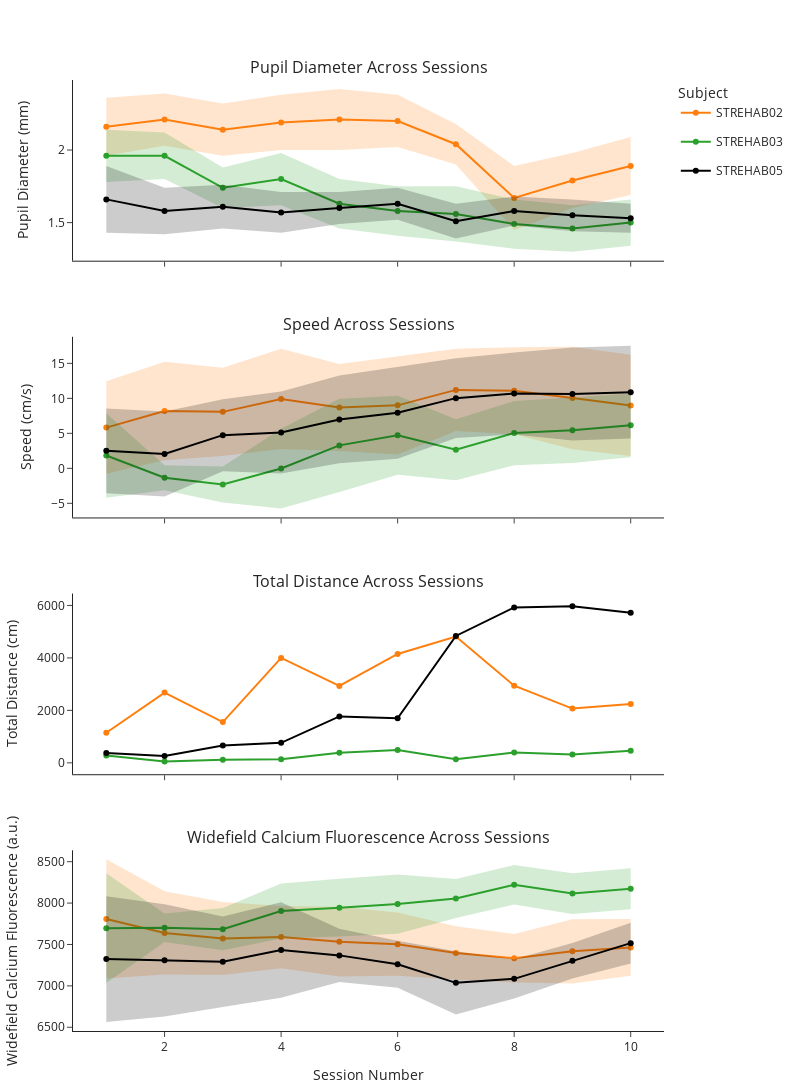

The cell this chart's notebook holds for it:
### Code cell
from plotly.subplots import make_subplots
import plotly.graph_objects as go
# reuse the manual subject→color map
subject_color_map = {
    'STREHAB01': '#1f77b4',
    'STREHAB02': '#ff7f0e',
    'STREHAB03': '#2ca02c',
    'STREHAB04': '#d62728',
    # …
}
n_metrics      = len(metric_map)
subplot_titles = [f"{info['label']} Across Sessions" for info in metric_map.values()]
x_axis_label   = "Session Number"
y_axis_labels  = [f"{info['label']} ({info['unit']})" for info in metric_map.values()]

fig = make_subplots(
    rows=n_metrics, cols=1,
    shared_xaxes=True, vertical_spacing=0.08,
    subplot_titles=subplot_titles
)


for row_idx, (key, info) in enumerate(metric_map.items(), start=1):
    mean_col, std_col = info['mean_col'], info['std_col']
    for subj in subjects_unique:
        df_sub = stats_df_reset[stats_df_reset['Subject'] == subj]
        x, y = df_sub['Session'], df_sub[mean_col]
        c = subject_color_map.get(subj, '#000000')
        if std_col:
            y_low, y_hi = y - df_sub[std_col], y + df_sub[std_col]
            fig.add_trace(go.Scatter(x=x, y=y_low, mode="lines",
                                     line=dict(width=0), showlegend=False,
                                     hoverinfo="skip"),
                          row=row_idx, col=1)
            fig.add_trace(go.Scatter(x=x, y=y_hi, mode="lines", fill="tonexty",
                                     fillcolor=f"rgba({int(c[1:3], 16)},{int(c[3:5], 16)},{int(c[5:7], 16)},0.2)", 
                                     line=dict(width=0),
                                     showlegend=False, hoverinfo="skip"),
                          row=row_idx, col=1)
        fig.add_trace(go.Scatter(x=x, y=y, mode="lines+markers",
                                 name=subj, legendgroup=subj,
                                 line=dict(color=c),
                                 showlegend=(row_idx==1)),
                      row=row_idx, col=1)
    fig.update_yaxes(title_text=y_axis_labels[row_idx-1], row=row_idx, col=1)

fig.update_xaxes(title_text=x_axis_label, row=n_metrics, col=1)
fig.update_layout(
    height=300 * n_metrics, width=800,
    template="simple_white",
    legend_title_text="Subject",
    margin=dict(l=50, r=50, t=80, b=50)
)
fig.show()

### Figure 1 — Plotly figure (JSON) as saved in the notebook; plotly's stock layout.template omitted (floating-point values rounded to 4 significant figures)
{"data": [{"hoverinfo": "skip", "line": {"width": 0}, "mode": "lines", "showlegend": false, "type": "scatter", "x": [1, 2, 3, 4, 5, 6, 7, 8, 9, 10], "xaxis": "x", "y": [1.96, 2.03, 1.96, 2.0, 2.0, 2.02, 1.9, 1.45, 1.6, 1.69], "yaxis": "y"}, {"fill": "tonexty", "fillcolor": "rgba(255,127,14,0.2)", "hoverinfo": "skip", "line": {"width": 0}, "mode": "lines", "showlegend": false, "type": "scatter", "x": [1, 2, 3, 4, 5, 6, 7, 8, 9, 10], "xaxis": "x", "y": [2.36, 2.39, 2.32, 2.38, 2.42, 2.38, 2.18, 1.89, 1.98, 2.09], "yaxis": "y"}, {"legendgroup": "STREHAB02", "line": {"color": "#ff7f0e"}, "mode": "lines+markers", "name": "STREHAB02", "showlegend": true, "type": "scatter", "x": [1, 2, 3, 4, 5, 6, 7, 8, 9, 10], "xaxis": "x", "y": [2.16, 2.21, 2.14, 2.19, 2.21, 2.2, 2.04, 1.67, 1.79, 1.89], "yaxis": "y"}, {"hoverinfo": "skip", "line": {"width": 0}, "mode": "lines", "showlegend": false, "type": "scatter", "x": [1, 2, 3, 4, 5, 6, 7, 8, 9, 10], "xaxis": "x", "y": [1.78, 1.8, 1.6, 1.62, 1.46, 1.41, 1.37, 1.32, 1.3, 1.34], "yaxis": "y"}, {"fill": "tonexty", "fillcolor": "rgba(44,160,44,0.2)", "hoverinfo": "skip", "line": {"width": 0}, "mode": "lines", "showlegend": false, "type": "scatter", "x": [1, 2, 3, 4, 5, 6, 7, 8, 9, 10], "xaxis": "x", "y": [2.14, 2.12, 1.88, 1.98, 1.8, 1.75, 1.75, 1.66, 1.62, 1.66], "yaxis": "y"}, {"legendgroup": "STREHAB03", "line": {"color": "#2ca02c"}, "mode": "lines+markers", "name": "STREHAB03", "showlegend": true, "type": "scatter", "x": [1, 2, 3, 4, 5, 6, 7, 8, 9, 10], "xaxis": "x", "y": [1.96, 1.96, 1.74, 1.8, 1.63, 1.58, 1.56, 1.49, 1.46, 1.5], "yaxis": "y"}, {"hoverinfo": "skip", "line": {"width": 0}, "mode": "lines", "showlegend": false, "type": "scatter", "x": [1, 2, 3, 4, 5, 6, 7, 8, 9, 10], "xaxis": "x", "y": [1.43, 1.42, 1.46, 1.43, 1.49, 1.52, 1.39, 1.48, 1.44, 1.43], "yaxis": "y"}, {"fill": "tonexty", "fillcolor": "rgba(0,0,0,0.2)", "hoverinfo": "skip", "line": {"width": 0}, "mode": "lines", "showlegend": false, "type": "scatter", "x": [1, 2, 3, 4, 5, 6, 7, 8, 9, 10], "xaxis": "x", "y": [1.89, 1.74, 1.76, 1.71, 1.71, 1.74, 1.63, 1.68, 1.66, 1.63], "yaxis": "y"}, {"legendgroup": "STREHAB05", "line": {"color": "#000000"}, "mode": "lines+markers", "name": "STREHAB05", "showlegend": true, "type": "scatter", "x": [1, 2, 3, 4, 5, 6, 7, 8, 9, 10], "xaxis": "x", "y": [1.66, 1.58, 1.61, 1.57, 1.6, 1.63, 1.51, 1.58, 1.55, 1.53], "yaxis": "y"}, {"hoverinfo": "skip", "line": {"width": 0}, "mode": "lines", "showlegend": false, "type": "scatter", "x": [1, 2, 3, 4, 5, 6, 7, 8, 9, 10], "xaxis": "x2", "y": [-0.79, 1.14, 1.75, 2.76, 2.47, 1.97, 5.32, 4.88, 2.73, 1.75], "yaxis": "y2"}, {"fill": "tonexty", "fillcolor": "rgba(255,127,14,0.2)", "hoverinfo": "skip", "line": {"width": 0}, "mode": "lines", "showlegend": false, "type": "scatter", "x": [1, 2, 3, 4, 5, 6, 7, 8, 9, 10], "xaxis": "x2", "y": [12.43, 15.24, 14.39, 17.08, 14.91, 16.03, 17.1, 17.3, 17.37, 16.23], "yaxis": "y2"}, {"legendgroup": "STREHAB02", "line": {"color": "#ff7f0e"}, "mode": "lines+markers", "name": "STREHAB02", "showlegend": false, "type": "scatter", "x": [1, 2, 3, 4, 5, 6, 7, 8, 9, 10], "xaxis": "x2", "y": [5.82, 8.19, 8.07, 9.92, 8.69, 9.0, 11.21, 11.09, 10.05, 8.99], "yaxis": "y2"}, {"hoverinfo": "skip", "line": {"width": 0}, "mode": "lines", "showlegend": false, "type": "scatter", "x": [1, 2, 3, 4, 5, 6, 7, 8, 9, 10], "xaxis": "x2", "y": [-4.2, -3.13, -4.9, -5.73, -3.37, -0.91, -1.7, 0.45, 0.77, 1.6], "yaxis": "y2"}, {"fill": "tonexty", "fillcolor": "rgba(44,160,44,0.2)", "hoverinfo": "skip", "line": {"width": 0}, "mode": "lines", "showlegend": false, "type": "scatter", "x": [1, 2, 3, 4, 5, 6, 7, 8, 9, 10], "xaxis": "x2", "y": [7.88, 0.43, 0.26, 5.67, 9.93, 10.37, 7.0, 9.63, 10.11, 10.68], "yaxis": "y2"}, {"legendgroup": "STREHAB03", "line": {"color": "#2ca02c"}, "mode": "lines+markers", "name": "STREHAB03", "showlegend": false, "type": "scatter", "x": [1, 2, 3, 4, 5, 6, 7, 8, 9, 10], "xaxis": "x2", "y": [1.84, -1.35, -2.32, -0.03, 3.28, 4.73, 2.65, 5.04, 5.44, 6.14], "yaxis": "y2"}, {"hoverinfo": "skip", "line": {"width": 0}, "mode": "lines", "showlegend": false, "type": "scatter", "x": [1, 2, 3, 4, 5, 6, 7, 8, 9, 10], "xaxis": "x2", "y": [-3.56, -4.02, -0.4, -0.73, 0.72, 1.36, 4.32, 4.83, 3.98, 4.25], "yaxis": "y2"}, {"fill": "tonexty", "fillcolor": "rgba(0,0,0,0.2)", "hoverinfo": "skip", "line": {"width": 0}, "mode": "lines", "showlegend": false, "type": "scatter", "x": [1, 2, 3, 4, 5, 6, 7, 8, 9, 10], "xaxis": "x2", "y": [8.56, 8.12, 9.88, 10.99, 13.26, 14.54, 15.74, 16.55, 17.26, 17.51], "yaxis": "y2"}, {"legendgroup": "STREHAB05", "line": {"color": "#000000"}, "mode": "lines+markers", "name": "STREHAB05", "showlegend": false, "type": "scatter", "x": [1, 2, 3, 4, 5, 6, 7, 8, 9, 10], "xaxis": "x2", "y": [2.5, 2.05, 4.74, 5.13, 6.99, 7.95, 10.03, 10.69, 10.62, 10.88], "yaxis": "y2"}, {"legendgroup": "STREHAB02", "line": {"color": "#ff7f0e"}, "mode": "lines+markers", "name": "STREHAB02", "showlegend": false, "type": "scatter", "x": [1, 2, 3, 4, 5, 6, 7, 8, 9, 10], "xaxis": "x3", "y": [1148.0, 2679.0, 1554.0, 3999.0, 2932.0, 4152.0, 4814.0, 2940.0, 2069.0, 2247.0], "yaxis": "y3"}, {"legendgroup": "STREHAB03", "line": {"color": "#2ca02c"}, "mode": "lines+markers", "name": "STREHAB03", "showlegend": false, "type": "scatter", "x": [1, 2, 3, 4, 5, 6, 7, 8, 9, 10], "xaxis": "x3", "y": [281.9, 52.96, 115.9, 134.6, 381.3, 487.6, 136.6, 393.9, 319.8, 465.2], "yaxis": "y3"}, {"legendgroup": "STREHAB05", "line": {"color": "#000000"}, "mode": "lines+markers", "name": "STREHAB05", "showlegend": false, "type": "scatter", "x": [1, 2, 3, 4, 5, 6, 7, 8, 9, 10], "xaxis": "x3", "y": [377.4, 263.1, 662.9, 763.6, 1770.0, 1701.0, 4838.0, 5926.0, 5967.0, 5719.0], "yaxis": "y3"}, {"hoverinfo": "skip", "line": {"width": 0}, "mode": "lines", "showlegend": false, "type": "scatter", "x": [1, 2, 3, 4, 5, 6, 7, 8, 9, 10], "xaxis": "x4", "y": [7089.0, 7136.0, 7132.0, 7214.0, 7112.0, 7121.0, 7073.0, 7040.0, 7030.0, 7122.0], "yaxis": "y4"}, {"fill": "tonexty", "fillcolor": "rgba(255,127,14,0.2)", "hoverinfo": "skip", "line": {"width": 0}, "mode": "lines", "showlegend": false, "type": "scatter", "x": [1, 2, 3, 4, 5, 6, 7, 8, 9, 10], "xaxis": "x4", "y": [8528.0, 8142.0, 8014.0, 7964.0, 7955.0, 7886.0, 7722.0, 7626.0, 7804.0, 7807.0], "yaxis": "y4"}, {"legendgroup": "STREHAB02", "line": {"color": "#ff7f0e"}, "mode": "lines+markers", "name": "STREHAB02", "showlegend": false, "type": "scatter", "x": [1, 2, 3, 4, 5, 6, 7, 8, 9, 10], "xaxis": "x4", "y": [7809.0, 7639.0, 7573.0, 7589.0, 7533.0, 7503.0, 7397.0, 7333.0, 7417.0, 7464.0], "yaxis": "y4"}, {"hoverinfo": "skip", "line": {"width": 0}, "mode": "lines", "showlegend": false, "type": "scatter", "x": [1, 2, 3, 4, 5, 6, 7, 8, 9, 10], "xaxis": "x4", "y": [7034.0, 7529.0, 7429.0, 7572.0, 7596.0, 7630.0, 7821.0, 7984.0, 7869.0, 7926.0], "yaxis": "y4"}, {"fill": "tonexty", "fillcolor": "rgba(44,160,44,0.2)", "hoverinfo": "skip", "line": {"width": 0}, "mode": "lines", "showlegend": false, "type": "scatter", "x": [1, 2, 3, 4, 5, 6, 7, 8, 9, 10], "xaxis": "x4", "y": [8360.0, 7873.0, 7940.0, 8238.0, 8293.0, 8345.0, 8290.0, 8459.0, 8361.0, 8421.0], "yaxis": "y4"}, {"legendgroup": "STREHAB03", "line": {"color": "#2ca02c"}, "mode": "lines+markers", "name": "STREHAB03", "showlegend": false, "type": "scatter", "x": [1, 2, 3, 4, 5, 6, 7, 8, 9, 10], "xaxis": "x4", "y": [7697.0, 7701.0, 7685.0, 7905.0, 7945.0, 7988.0, 8055.0, 8222.0, 8115.0, 8173.0], "yaxis": "y4"}, {"hoverinfo": "skip", "line": {"width": 0}, "mode": "lines", "showlegend": false, "type": "scatter", "x": [1, 2, 3, 4, 5, 6, 7, 8, 9, 10], "xaxis": "x4", "y": [6564.0, 6629.0, 6744.0, 6857.0, 7046.0, 6979.0, 6655.0, 6846.0, 7090.0, 7269.0], "yaxis": "y4"}, {"fill": "tonexty", "fillcolor": "rgba(0,0,0,0.2)", "hoverinfo": "skip", "line": {"width": 0}, "mode": "lines", "showlegend": false, "type": "scatter", "x": [1, 2, 3, 4, 5, 6, 7, 8, 9, 10], "xaxis": "x4", "y": [8082.0, 7987.0, 7838.0, 8009.0, 7690.0, 7545.0, 7418.0, 7323.0, 7517.0, 7763.0], "yaxis": "y4"}, {"legendgroup": "STREHAB05", "line": {"color": "#000000"}, "mode": "lines+markers", "name": "STREHAB05", "showlegend": false, "type": "scatter", "x": [1, 2, 3, 4, 5, 6, 7, 8, 9, 10], "xaxis": "x4", "y": [7323.0, 7308.0, 7291.0, 7433.0, 7368.0, 7262.0, 7036.0, 7084.0, 7303.0, 7516.0], "yaxis": "y4"}], "layout": {"annotations": [{"font": {"size": 16}, "showarrow": false, "text": "Pupil Diameter Across Sessions", "x": 0.5, "xanchor": "center", "xref": "paper", "y": 1, "yanchor": "bottom", "yref": "paper"}, {"font": {"size": 16}, "showarrow": false, "text": "Speed Across Sessions", "x": 0.5, "xanchor": "center", "xref": "paper", "y": 0.73, "yanchor": "bottom", "yref": "paper"}, {"font": {"size": 16}, "showarrow": false, "text": "Total Distance Across Sessions", "x": 0.5, "xanchor": "center", "xref": "paper", "y": 0.46, "yanchor": "bottom", "yref": "paper"}, {"font": {"size": 16}, "showarrow": false, "text": "Widefield Calcium Fluorescence Across Sessions", "x": 0.5, "xanchor": "center", "xref": "paper", "y": 0.19, "yanchor": "bottom", "yref": "paper"}], "height": 1200, "legend": {"title": {"text": "Subject"}}, "margin": {"b": 50, "l": 50, "r": 50, "t": 80}, "width": 800, "xaxis": {"anchor": "y", "domain": [0, 1], "matches": "x4", "showticklabels": false}, "xaxis2": {"anchor": "y2", "domain": [0, 1], "matches": "x4", "showticklabels": false}, "xaxis3": {"anchor": "y3", "domain": [0, 1], "matches": "x4", "showticklabels": false}, "xaxis4": {"anchor": "y4", "domain": [0, 1], "title": {"text": "Session Number"}}, "yaxis": {"anchor": "x", "domain": [0.81, 1], "title": {"text": "Pupil Diameter (mm)"}}, "yaxis2": {"anchor": "x2", "domain": [0.54, 0.73], "title": {"text": "Speed (cm/s)"}}, "yaxis3": {"anchor": "x3", "domain": [0.27, 0.46], "title": {"text": "Total Distance (cm)"}}, "yaxis4": {"anchor": "x4", "domain": [0, 0.19], "title": {"text": "Widefield Calcium Fluorescence (a.u.)"}}}}
